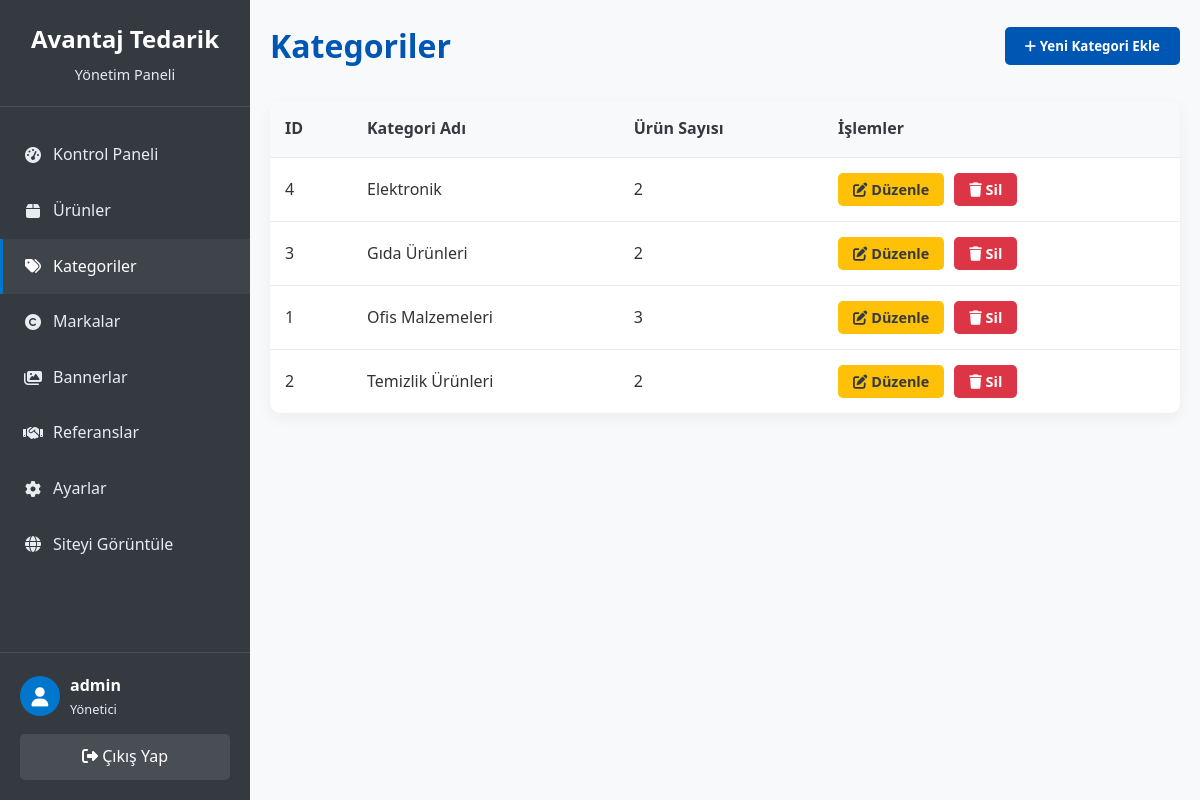
Screenshot of /admin/categories.php (signed in) with the database file from the repository.
### tables this page shows
CREATE TABLE IF NOT EXISTS categories (
    id INT AUTO_INCREMENT PRIMARY KEY,
    name VARCHAR(50) NOT NULL UNIQUE,
    slug VARCHAR(50) NOT NULL UNIQUE
);

### admin/categories.php (the view, shortened to what this page needs)
<?php
require_once "config.php";
?>
<!DOCTYPE html>
<html lang="tr">
<head>
    <link rel="stylesheet" href="https://cdnjs.cloudflare.com/ajax/libs/font-awesome/6.4.0/css/all.min.css">
</head>
<body>
    <div class="admin-container">
        <aside class="sidebar">
            <div class="sidebar-header">
                <h2>Avantaj Tedarik</h2>
                <p>Yönetim Paneli</p>
            </div>
            <nav class="sidebar-menu">
                <a href="index.php" class="menu-item">
                    <i class="fas fa-tachometer-alt"></i>
                    <span>Kontrol Paneli</span>
                </a>
                <a href="products.php" class="menu-item">
                    <i class="fas fa-box"></i>
                    <span>Ürünler</span>
                </a>
                <a href="categories.php" class="menu-item active">
                    <i class="fas fa-tags"></i>
                    <span>Kategoriler</span>
                </a>
                <a href="brands.php" class="menu-item">
                    <i class="fas fa-copyright"></i>
                    <span>Markalar</span>
                </a>
                <a href="banners.php" class="menu-item">
                    <i class="fas fa-images"></i>
                    <span>Bannerlar</span>
                </a>
                <a href="references.php" class="menu-item ">
                    <i class="fas fa-handshake"></i>
                    <span>Referanslar</span>
                </a>
                <a href="settings.php" class="menu-item">
                    <i class="fas fa-cog"></i>
                    <span>Ayarlar</span>
                </a>
                <a href="../index.php" class="menu-item">
                    <i class="fas fa-globe"></i>
                    <span>Siteyi Görüntüle</span>
                </a>
            </nav>
            <div class="sidebar-footer">
                <div class="user-info">
                    <div class="user-avatar">
                        <i class="fas fa-user"></i>
                    </div>
                    <div>
                        <div class="user-name"><?php echo htmlspecialchars($_SESSION["username"]); ?></div>
                        <div class="user-role">Yönetici</div>
                    </div>
                </div>
                <a href="logout.php" class="logout-btn">
                    <i class="fas fa-sign-out-alt"></i> Çıkış Yap
                </a>
            </div>
        </aside>
        <main class="main-content">
            <div class="page-header">
                <h1>Kategoriler</h1>
                <div class="page-actions">
                    <button class="btn btn-primary" id="addCategoryBtn">
                        <i class="fas fa-plus"></i> Yeni Kategori Ekle
                    </button>
                </div>
            </div>
            <div class="table-container">
                <table class="table">
                    <thead>
                        <tr>
                            <th>ID</th>
                            <th>Kategori Adı</th>
                            <th>Ürün Sayısı</th>
                            <th>İşlemler</th>
                        </tr>
                    </thead>
                    <tbody>
                        <?php
                        $sql = "SELECT c.id, c.name, COUNT(p.id) as product_count
                                FROM categories c
                                LEFT JOIN products p ON c.id = p.category_id
                                GROUP BY c.id
                                ORDER BY c.name";
                        $result = mysqli_query($conn, $sql);
                        if(mysqli_num_rows($result) > 0){
                            while($row = mysqli_fetch_assoc($result)){
                                echo "<tr>";
                                echo "<td>" . $row["id"] . "</td>";
                                echo "<td>" . htmlspecialchars($row["name"]) . "</td>";
                                echo "<td>" . $row["product_count"] . "</td>";
                                echo "<td class='actions'>";
                                echo "<button class='btn btn-sm btn-warning edit-category' data-id='" . $row["id"] . "' data-name='" . htmlspecialchars($row["name"]) . "'><i class='fas fa-edit'></i> Düzenle</button>";
                                echo "<a href='categories.php?delete=" . $row["id"] . "' class='btn btn-sm btn-danger' onclick='return confirm(\"Bu kategoriyi silmek istediğinizden emin misiniz?\");'><i class='fas fa-trash'></i> Sil</a>";
                                echo "</td>";
                                echo "</tr>";
                            }
                        } else {
                            echo "<tr><td colspan='4' style='text-align: center;'>Henüz kategori bulunmuyor.</td></tr>";
                        }
                        ?>
                    </tbody>
                </table>
            </div>
        </main>
    </div>
</body>
</html>

### admin/categories.php (style rules this page uses)
:root { --primary-color: #0056b3; --secondary-color: #003366; --accent-color: #0077cc; --light-color: #f8f9fa; --dark-color: #343a40; --text-color: #333; --white-color: #fff; --gray-color: #6c757d; --light-gray: #e9ecef; --transition: all 0.3s ease; --success-color: #28a745; --danger-color: #dc3545; --warning-color: #ffc107; }
* { margin: 0; padding: 0; box-sizing: border-box; font-family: 'Segoe UI', Tahoma, Geneva, Verdana, sans-serif; }
body { background-color: var(--light-color); color: var(--text-color); line-height: 1.6; }
.admin-container { display: flex; min-height: 100vh; }
.sidebar { width: 250px; background-color: var(--dark-color); color: var(--white-color); position: fixed; height: 100%; overflow-y: auto; transition: var(--transition); z-index: 1000; }
.sidebar-header { padding: 20px; text-align: center; border-bottom: 1px solid rgba(255, 255, 255, 0.1); }
.sidebar-header h2 { color: var(--white-color); font-size: 1.5rem; margin-bottom: 5px; }
.sidebar-header p { color: var(--light-gray); font-size: 0.9rem; }
.sidebar-menu { padding: 20px 0; }
.menu-item { padding: 15px 20px; display: flex; align-items: center; color: var(--light-gray); text-decoration: none; transition: var(--transition); border-left: 3px solid transparent; }
.menu-item:hover, .menu-item.active { background-color: rgba(255, 255, 255, 0.05); color: var(--white-color); border-left-color: var(--accent-color); }
.menu-item i { margin-right: 10px; width: 20px; text-align: center; }
.sidebar-footer { padding: 20px; border-top: 1px solid rgba(255, 255, 255, 0.1); position: absolute; bottom: 0; width: 100%; }
.user-info { display: flex; align-items: center; margin-bottom: 15px; }
.user-avatar { width: 40px; height: 40px; border-radius: 50%; background-color: var(--accent-color); display: flex; align-items: center; justify-content: center; margin-right: 10px; }
.user-avatar i { font-size: 1.2rem; }
.user-name { font-weight: 600; }
.user-role { font-size: 0.8rem; color: var(--light-gray); }
.logout-btn { display: block; width: 100%; padding: 10px; text-align: center; background-color: rgba(255, 255, 255, 0.1); color: var(--white-color); border-radius: 5px; text-decoration: none; transition: var(--transition); }
.main-content { flex: 1; margin-left: 250px; padding: 20px; transition: var(--transition); }
.page-header { display: flex; justify-content: space-between; align-items: center; margin-bottom: 30px; }
.page-header h1 { color: var(--primary-color); font-size: 2rem; }
.page-actions { display: flex; gap: 10px; }
.btn { display: inline-block; padding: 10px 20px; background-color: var(--primary-color); color: var(--white-color); border-radius: 5px; text-decoration: none; font-weight: 600; transition: var(--transition); border: none; cursor: pointer; }
.btn-sm { padding: 5px 15px; font-size: 0.9rem; }
.btn-primary { background-color: var(--primary-color); }
.btn-danger { background-color: var(--danger-color); }
.btn-warning { background-color: var(--warning-color); color: var(--dark-color); }
.table-container { background-color: var(--white-color); border-radius: 10px; box-shadow: 0 5px 15px rgba(0, 0, 0, 0.05); overflow: hidden; margin-bottom: 30px; }
.table { width: 100%; border-collapse: collapse; }
.table th, .table td { padding: 15px; text-align: left; border-bottom: 1px solid var(--light-gray); }
.table th { background-color: var(--light-color); color: var(--dark-color); font-weight: 600; }
.table tr:last-child td { border-bottom: none; }
.table .actions { display: flex; gap: 10px; }

### rows the page displays
categories: id "4", name "Elektronik", product_count "2"
categories: id "3", name "Gıda Ürünleri", product_count "2"
categories: id "1", name "Ofis Malzemeleri", product_count "3"
categories: id "2", name "Temizlik Ürünleri", product_count "2"

### other values shown
$_SESSION["username"] "admin"
